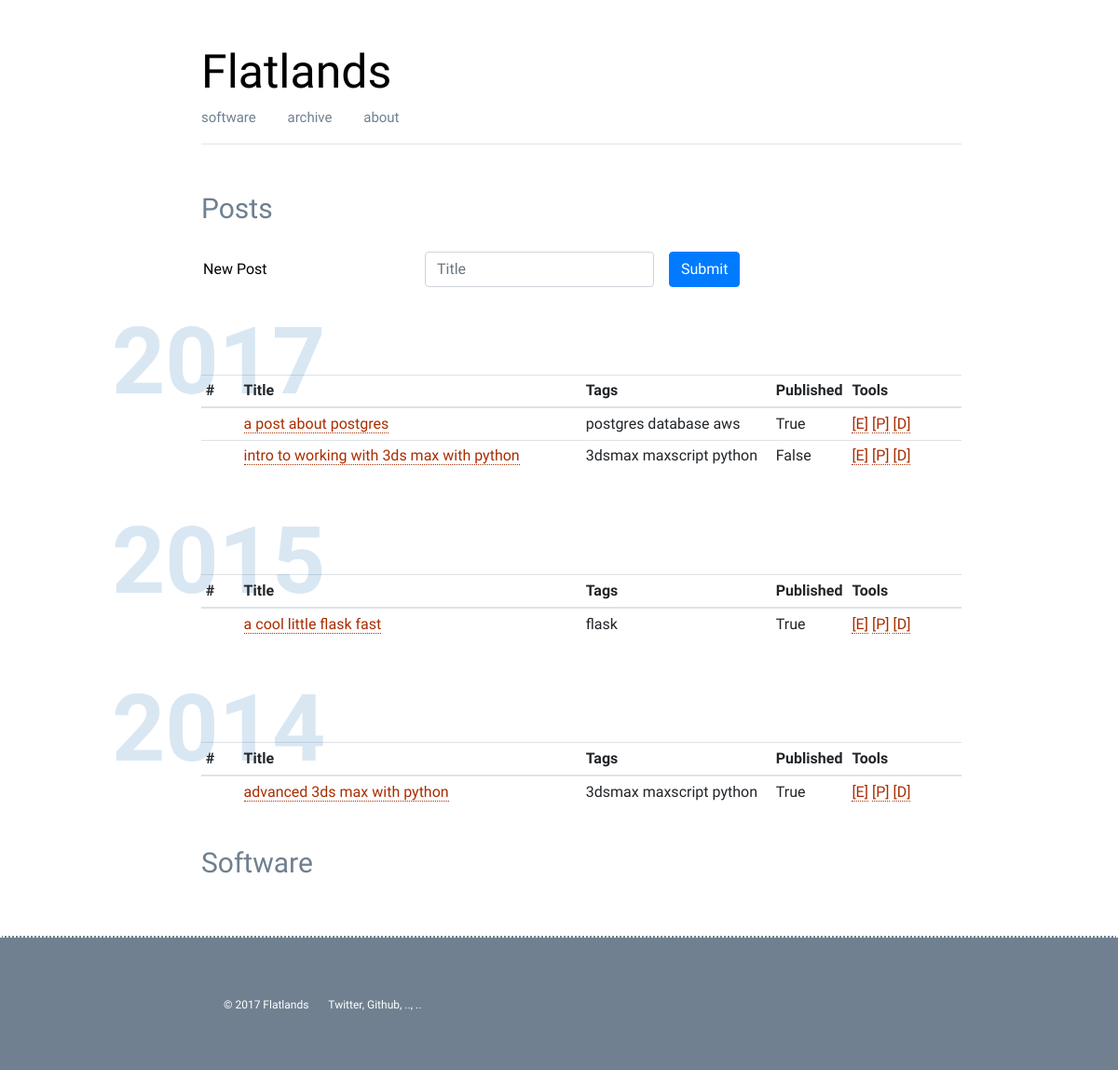
The page /blog/new on the database its author committed.
### app.py (models this page shows, shortened)
class Post(db.Model):
    id = db.Column(db.Integer, primary_key=True)
    title = db.Column(db.String())
    author = db.Column(db.String())
    tags = db.Column(db.String())
    strap = db.Column(db.String())
    content = db.Column(db.String())
    pub_date = db.Column(db.String())
    published = db.Column(db.String())

### app.py (the view, shortened to what this page needs)
@app.route('/blog/new', methods=['GET', 'POST'])
def post_new():
    posts = modules.database.to_json(Post.query.all())
    years = modules.database.get_post_years(posts)
    return render_template('settings.html', posts=posts, years=years)

### modules/database.py (called while the page is built)
def to_json(results):
    result = {}
    item = {}
    count = 1
    for row in results:
        for k, v in row.__dict__.items():
            if not k.startswith('_') and k != 'id':
                item[k] = v
        result[count] = item
        count += 1
        item = {}
    return result

def get_post_years(posts=None):
    years = []
    for code, data in posts.items():
        day, month, year = data['pub_date'].split('.')
        years.append(year)
    return sorted(list(set(years)), reverse=True)

### templates/settings.html (shortened to what this page needs)
{% extends "base.html" %}
{% block content %}
<div class="sub-nav">Posts</div>
<br>
<div class="blog-post">
    <form class="form-inline" action="/blog/new" method="POST">
        <div class="form-group">
            <input type="text" readonly class="form-control-plaintext" id="newPost" value="New Post">
        </div>
        <div class="form-group mx-sm-3">
            <input type="input" class="form-control" name="inputTitle" id="inputTitle" placeholder="Title">
        </div>
        <button type="submit" class="btn btn-primary">Submit</button>
    </form>
</div>
{% for year in years %}
<div class="section-head"><h4>{{ year }}</h4></div>
<br>
<div class="blog-post">
<table class="table table-hover table-sm">
    <thead>
      <tr>
        <th style="width:5%" scope="col">#</th>
        <th style="width:45%" scope="col">Title</th>
        <th style="width:25%" scope="col">Tags</th>
        <th style="width:10%" scope="col">Published</th>
        <th style="width:15%" scope="col">Tools</th>
      </tr>
    </thead>
    <tbody>
    {% for code, data in posts.items() %}
        {% if data.pub_date.endswith(year) %}
              <tr>
                <th scope="row">{{data.id}}</th>
                <td><a href="/blog/{{data.title.replace(' ', '-')}}">{{data.title}}</a></td>
                <td>{{data.tags}}</td>
                <td>{{data.published}}</td>
                <td>
                    <a href="/blog/edit/{{data.title.replace(' ', '-')}}">[E]</a>
                    <a href="/blog/publish/{{data.title.replace(' ', '-')}}">[P]</a>
                    <a href="/blog/delete/{{data.title.replace(' ', '-')}}">[D]</a>
                </td>
              </tr>
        {% endif %}
    {% endfor %}
</tbody>
</table>
</div>
{% endfor %}
<div class="sub-nav">Software</div>
{% endblock %}

### static/css/main.css (style rules this page uses)
body { margin: 0; font-family: 'Maven Pro', sans-serif; }
.sub-nav { padding-left: 10%; color: slategray; word-spacing: 30px; font-size: 30px; }
.section-head { color: rgba(0, 92, 173, 0.15); height: 50px; }
.section-head h4 { font-weight: bold; font-size: 100px; }
.blog-post { padding-left: 10%; padding-right: 5%; padding-bottom: 20px; }
.blog-post a { color: rgb(168, 45, 0); text-decoration: none; border-width: 1px; border-bottom-style: dotted; }

### rows shown on the page
Post: title "a post about postgres", tags "postgres database aws", published "True"
Post: title "intro to working with 3ds max with python", tags "3dsmax maxscript python", published "False"
Post: title "a cool little flask fast", tags "flask", published "True"
Post: title "advanced 3ds max with python", tags "3dsmax maxscript python", published "True"

### other values the page prints
{{ year }} "2017" "2015" "2014"
